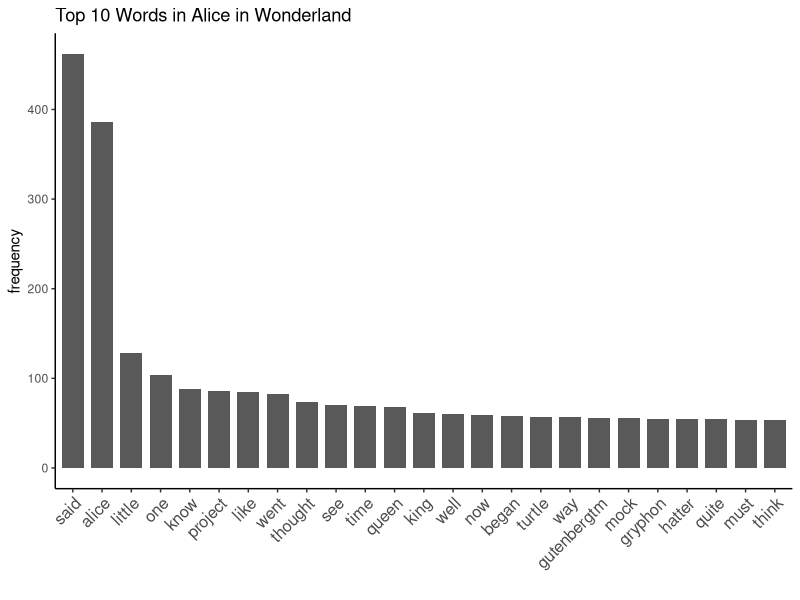

Here is the R script that generated this plot:
## ---- chunk 1
library(ggplot2)
freq=read.csv('AliceinWonderland-freq.csv')
names(freq)[1]<-paste("word")
names(freq)[2]<-paste("frequency")

ggplot(data=freq[1:25,],aes(x=reorder(word,-frequency),y=frequency))+
    geom_bar(stat="identity",width=0.75)+
    theme_classic()+
    theme(axis.text.x = element_text(angle=45, hjust=1,size=12))+
    labs(title="Top 10 Words in Alice in Wonderland",x="",y="frequency")
